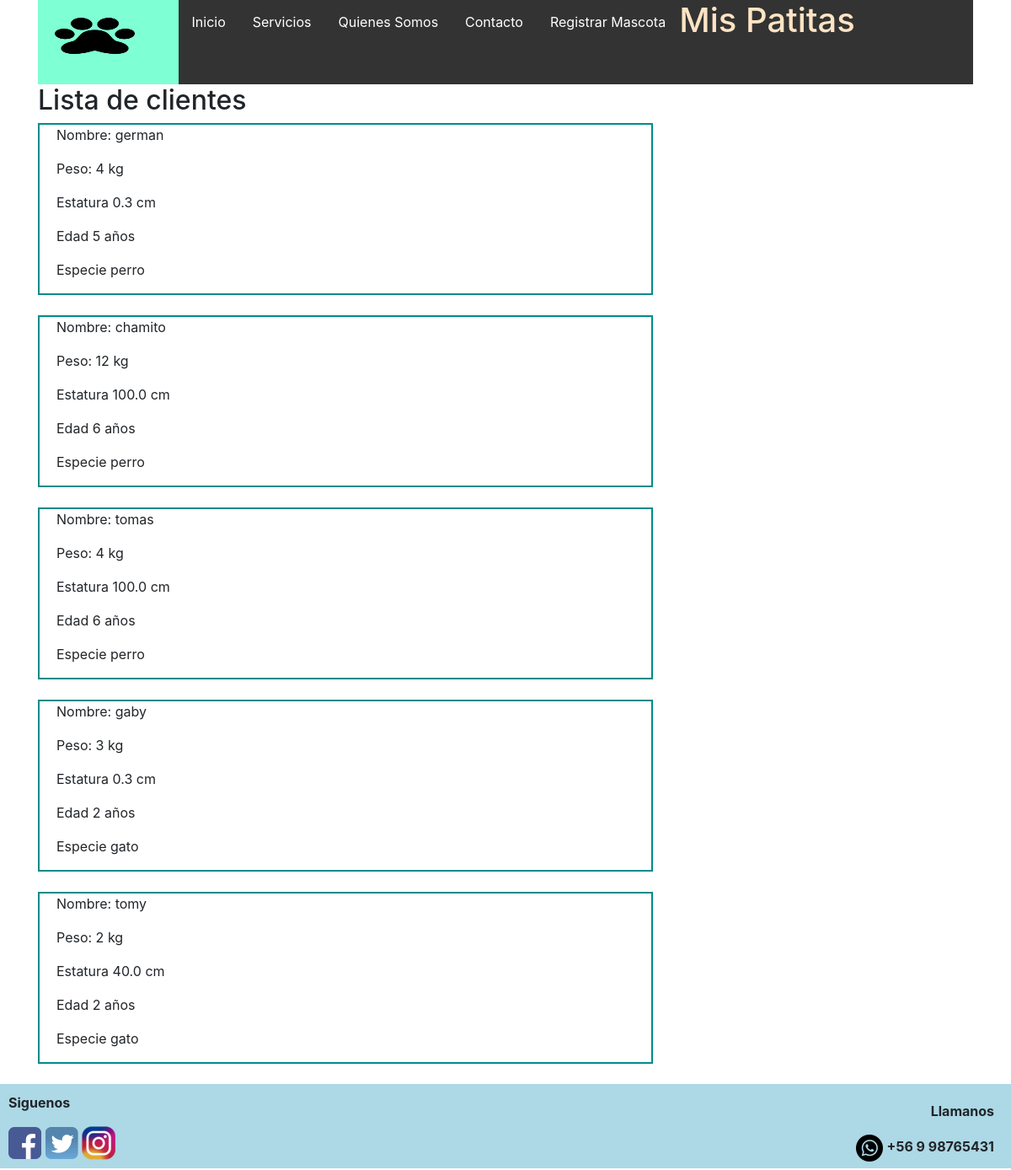
/listarClientes, run on an earlier commit of the app's database.
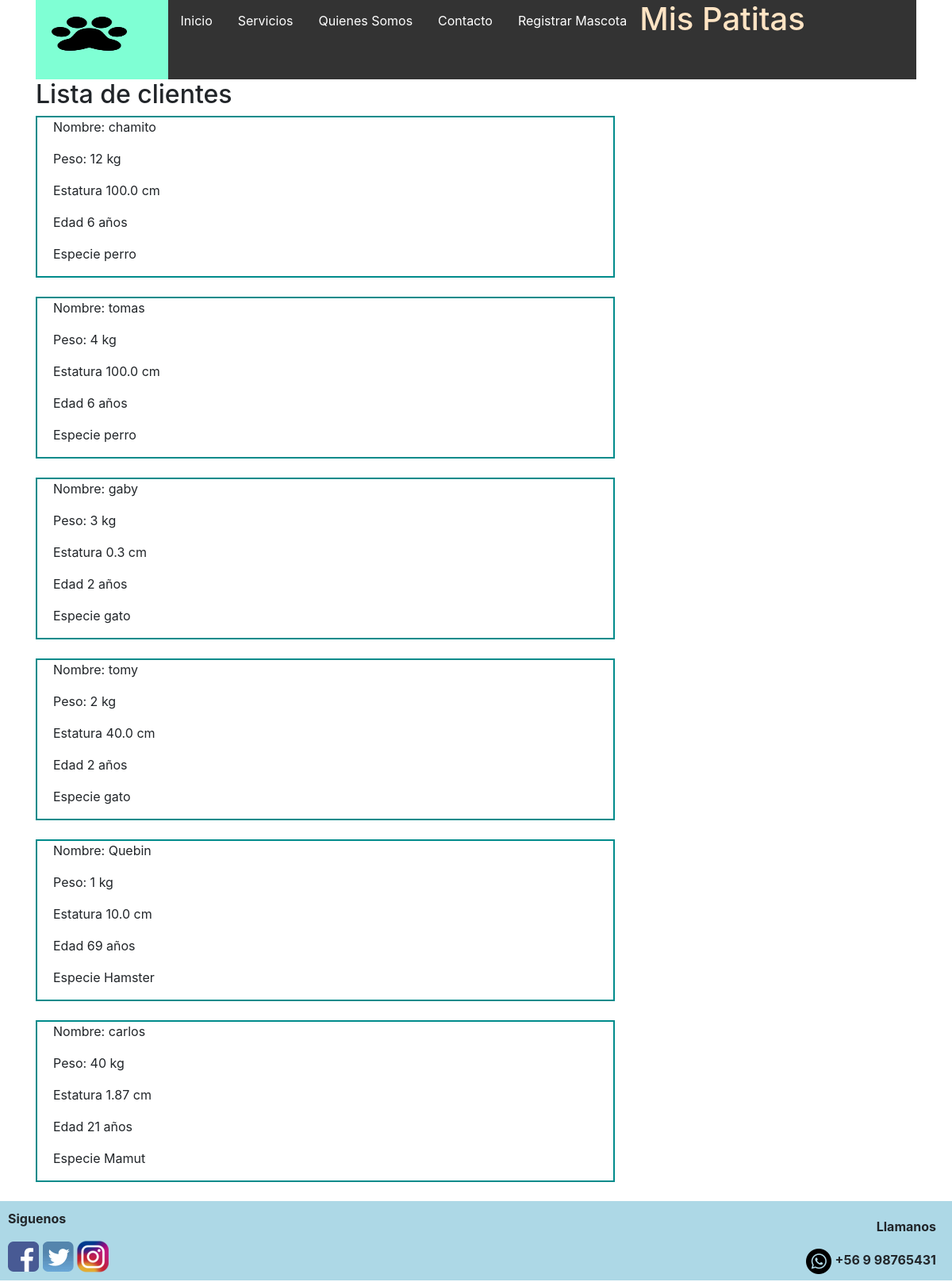
And on a later commit of the database.
### apps/Registro/models.py (models this page shows, shortened)
class Cliente(models.Model):
    Usuario = models.ForeignKey(Usuario, null=True, blank=True, on_delete=models.CASCADE)
    nombre = models.CharField(max_length=50)
    peso = models.IntegerField()
    estatura = models.FloatField()
    edad = models.IntegerField()
    especie = models.CharField(max_length=50)

### apps/Registro/views.py (the view)
# urls.py: path('listarClientes', views.listar_clientes, name="listar_clientes"),
def listar_clientes(request):
    clientes = Cliente.objects.all()
    return render(request, "Registro/listar_clientes.html", {'clientes': clientes})

### templates/Registro/listar_clientes.html
{% extends 'base.html' %}
{% load static %}
{% block content %}
  <body>
    <h2>Lista de clientes</h2>
    {% for c in clientes %}
        <div style="border: darkcyan 2px solid;">
            <p style="padding-left: 20px;">  Nombre: {{ c.nombre }} </p>
            <p style="padding-left: 20px;">  Peso: {{ c.peso }} kg</p>
            <p style="padding-left: 20px;">  Estatura {{ c.estatura }} cm</p>
            <p style="padding-left: 20px;">  Edad {{ c.edad }} años</p>
            <p style="padding-left: 20px;">  Especie {{ c.especie }} </p>
        </div>
        <br>
    {% endfor %}
  </body>
{% endblock content %}

### templates/base.html (shortened to what this page needs)
{% load static %}
<html lang="en">
<head>
    <link rel="stylesheet" href="https://stackpath.bootstrapcdn.com/bootstrap/4.3.1/css/bootstrap.min.css"
>
    <link rel="stylesheet" href="{% static 'css/estilos.css' %}">
</head>
<body>
    {% block navbar %}
    <div class="container">
        <div class="header">
            <div class="logo">
                <img src="{% static 'images/logo.png' %}" alt="logo">
            </div>
            <ul>
                <li><a href="{% url 'index' %}">Inicio</a></li>
                <li><a href="{% url 'servicios' %}">Servicios</a></li>
                <li><a href="{% url 'quienes_somos' %}">Quienes Somos</a></li>
                <li><a href="{% url 'contactanos' %}">Contacto</a></li>
                <li><a href="{% url 'agregar_cliente' %}">Registrar Mascota</a></li>
                <li>
                    <h1>Mis Patitas</h1>
                </li>
            </ul>
        </div>
    </div>
    {% endblock %}
    <div class="content container">
        <div class="row">
            <div class="col-md-8">
                {% block content %} {% endblock %}
            </div>
        </div>
    </div>
    {% block footer %}
    <div class="footer">
        <div class="redes">
            <p>
                <b>Siguenos</b>
            </p>
            <a href="https://www.facebook.com/Mis-Patitas-104129001797633" target="_blank"><img
                    src="{% static 'images/s-facebook.png' %}" alt="facebook"></a>
            <a href="https://twitter.com/mis_patitas" target="_blank"><img src="{% static 'images/s-twitter.png' %}"
                    alt="twitter"></a>
            <a href="https://www.instagram.com/mispatitas1234/ " target="_blank"><img
                    src="{% static 'images/s-instagram.png' %}" alt="instagram"></a>
        </div>
        <div class="fono">
            <p>
                <b>Llamanos</b>
            </p>
            <img src="{% static 'images/whatsapp.png' %}" alt="fono">
            <b>+56 9 98765431</b>
        </div>
    </div>
    {% endblock %}
</body>
</html>

### static/css/estilos.css (style rules this page uses)
.header { background-color: aquamarine; display: flex; justify-content: space-around; width: 100%; height: 100px; flex-direction: row; text-align: center; }
ul { list-style-type: none; margin: 0; padding: 0; overflow: hidden; background-color: #333; width: 85%; flex-direction: row; text-align: center; }
li { float: left; }
li a { display: block; color: white; text-align: center; padding: 14px 16px; text-decoration: none; }
ul h1 { color: bisque; text-align: center; }
ul li { flex: 20%; }
.logo img { width: 75%; height: 75%; float: left; margin: auto; }
.logo { width: 15%; height: 100%; padding: 20px; }
.footer { background-color: lightblue; padding: 10px; width: 100%; height: 100px; }
.fono { text-align: right; padding: 10px; float: right; }
.fono img { justify-content: center; }
.redes { width: 70%; float: left; }
.redes a { justify-content: center; }

What changed in the data, as far as the page shows it:
removed Cliente: nombre "german", peso "4", estatura "0.3", edad "5", especie "perro"
added Cliente: nombre "Quebin", peso "1", estatura "10.0", edad "69", especie "Hamster"
added Cliente: nombre "carlos", peso "40", estatura "1.87", edad "21", especie "Mamut"
